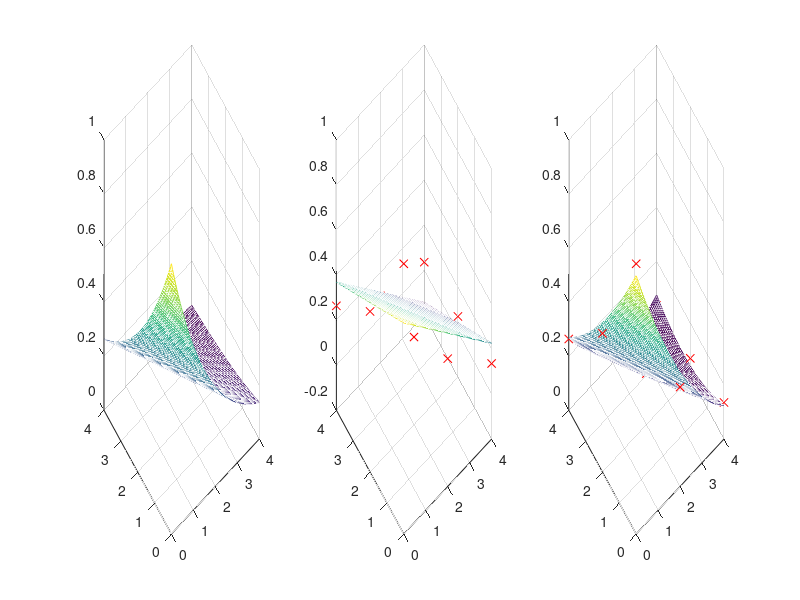

The MATLAB source for this figure:
clear;clc
%% Q1
f = @(x,y) exp(-x/2-y/3);
data = [[0 0];[0 2];[0 4];[2 0];[2 2];[2 4];[4 0];[4 2];[4 4]];
s = [];
for i = 1 : size(data,1)
    s = [s;f(data(i,1),data(i,2))];
end
%% Q2
% s1 = lambda0 + lambda1*x1 + lambda2*x2

X1 = [ones(size(data,1),1),data];
lambda1 = inv(X1'*X1)*X1'*s;
s1 = @(x,y) lambda1(1) + lambda1(2)*x + lambda1(3)*y;
%% Q3
% s2 = lambda0 + lambda1*x1 + lambda2*x2 + lambda3*x1*x2 + lambda4*x1^2 + lambda5*x2^2

X2 = [ones(size(data,1),1),data,data(:,1).*data(:,2),data(:,1).^2,data(:,2).^2];
lambda2 = inv(X2'*X2)*X2'*s;
s2 = @(x,y) lambda2(1) + lambda2(2)*x + lambda2(3)*y + lambda2(4)*x.*y + lambda2(5)*x.^2 + lambda2(6)*y.^2;
%% Q4 & Q5
% fmesh(f,[0 4 0 4])
[x,y] = meshgrid(0:0.05:4);

subplot(131)
mesh(x,y,f(x,y))

subplot(132)
mesh(x,y,s1(x,y))
hold on
plot3(data(:,1),data(:,2),f(data(:,1),data(:,2)),'rx')

subplot(133)
mesh(x,y,s2(x,y))
hold on
plot3(data(:,1),data(:,2),f(data(:,1),data(:,2)),'rx')

%% Q6
error1 = sum((f(data(:,1),data(:,2))-s1(data(:,1),data(:,2))).^2)

error2 = sum((f(data(:,1),data(:,2))-s2(data(:,1),data(:,2))).^2)